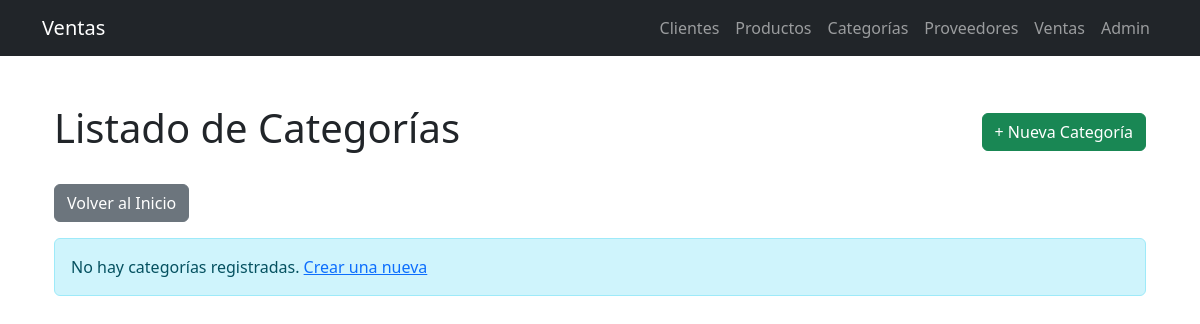
Before: /categorias/ with the older database file.
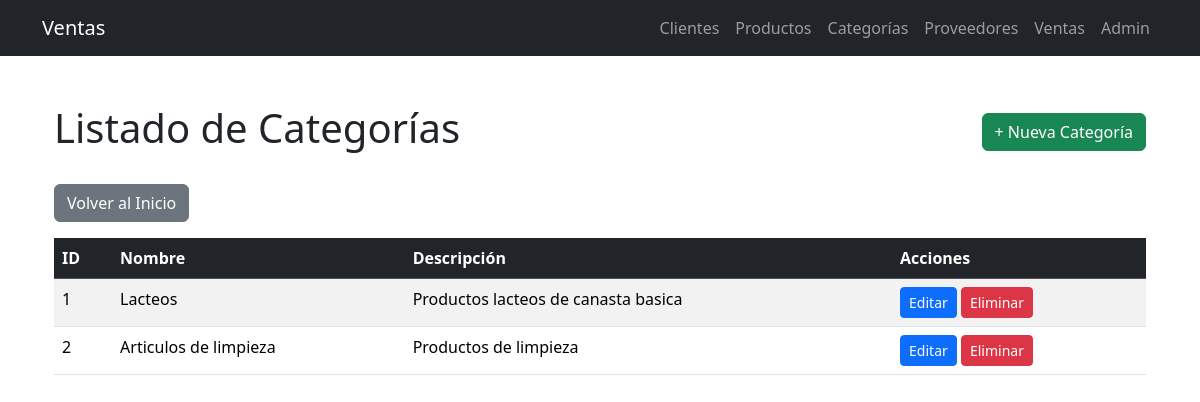
After: the same page with the newer database file.
### ventas/infrastructure/django_models/__init__.py (models this page shows, shortened)
class CategoriaModel(models.Model):
    nombre = models.CharField(max_length=100)
    descripcion = models.TextField(blank=True, null=True)

### ventas/views.py (the view)
# urls.py: path('categorias/', views.lista_categorias, name='lista_categorias'),
def lista_categorias(request):
    categorias = categoria_service.get_all_categorias()
    return render(request, 'ventas/categorias/lista.html', {'categorias': categorias})

### ventas/application/services/__init__.py (called while the page is built)
    def get_all_categorias(self):
        return self.repository.get_all()

### ventas/infrastructure/repositories/categoria_repository.py (called while the page is built)
    def get_all(self) -> List[Categoria]:
        categorias_models = CategoriaModel.objects.all()
        return [self._model_to_entity(categoria_model) for categoria_model in categorias_models]

    def _model_to_entity(self, categoria_model: CategoriaModel) -> Categoria:
        return Categoria(
            id=categoria_model.id,
            nombre=categoria_model.nombre,
            descripcion=categoria_model.descripcion
        )

### ventas/templates/ventas/categorias/lista.html (shortened to what this page needs)
{% extends "ventas/base.html" %}
{% block content %}
<div class="container mt-5">
    <div class="d-flex justify-content-between align-items-center mb-4">
        <h1>Listado de Categorías</h1>
        <a href="{% url 'crear_categoria' %}" class="btn btn-success">+ Nueva Categoría</a>
    </div>
    <a href="{% url 'inicio' %}" class="btn btn-secondary mb-3">Volver al Inicio</a>
    {% if categorias %}
        <table class="table table-striped table-hover">
            <thead class="table-dark">
                <tr>
                    <th>ID</th>
                    <th>Nombre</th>
                    <th>Descripción</th>
                    <th>Acciones</th>
                </tr>
            </thead>
            <tbody>
                {% for categoria in categorias %}
                <tr>
                    <td>{{ categoria.id }}</td>
                    <td>{{ categoria.nombre }}</td>
                    <td>{{ categoria.descripcion|truncatewords:10 }}</td>
                    <td>
                        <a href="{% url 'editar_categoria' categoria.id %}" class="btn btn-sm btn-primary">Editar</a>
                        <a href="{% url 'eliminar_categoria' categoria.id %}" class="btn btn-sm btn-danger">Eliminar</a>
                    </td>
                </tr>
                {% endfor %}
            </tbody>
        </table>
    {% else %}
        <div class="alert alert-info" role="alert">
            No hay categorías registradas. <a href="{% url 'crear_categoria' %}">Crear una nueva</a>
        </div>
    {% endif %}
</div>
{% endblock %}

Changed rows visible on the page:
added CategoriaModel: nombre "Lacteos", descripcion "Productos lacteos de canasta basica"
added CategoriaModel: nombre "Articulos de limpieza", descripcion "Productos de limpieza"
Other visible differences:
text no longer shown: "No hay categorías registradas. Crear una nueva"
text now shown: "ID Nombre Descripción Acciones"
new list line: "1 Editar Eliminar"
new list line: "2 Editar Eliminar"
